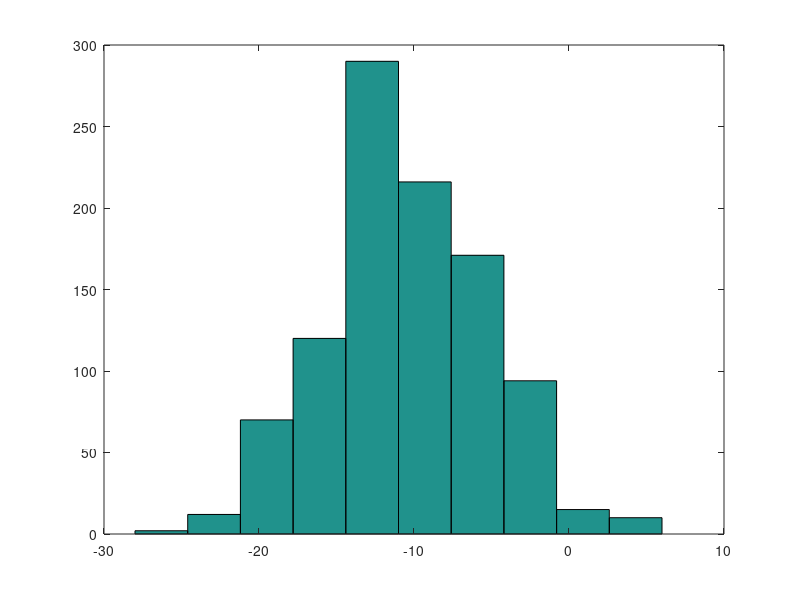
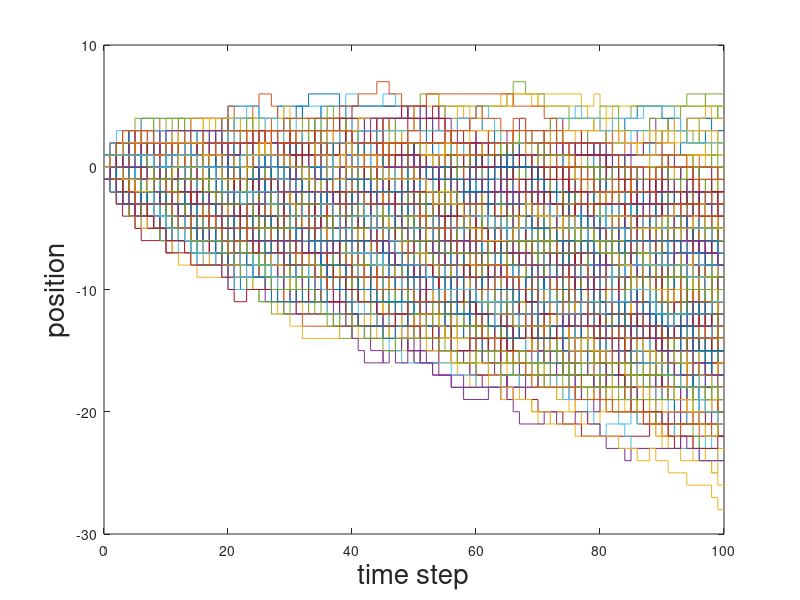
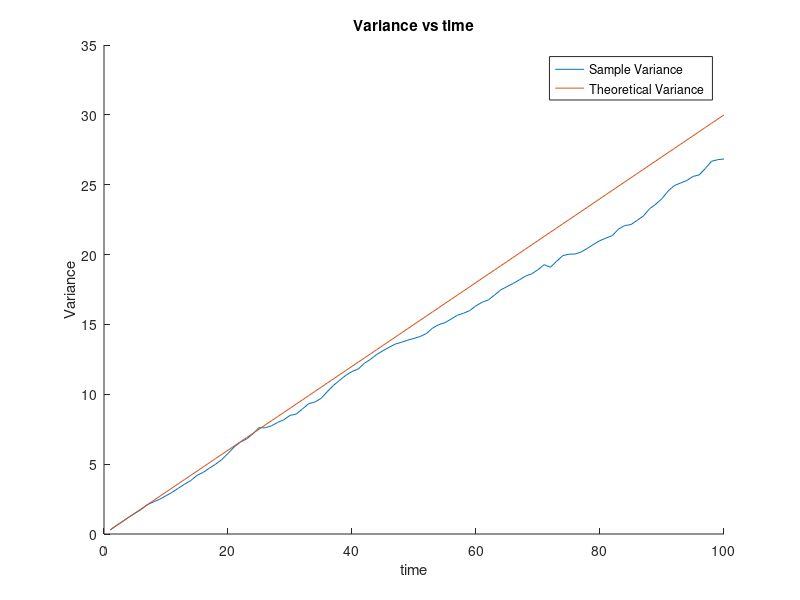
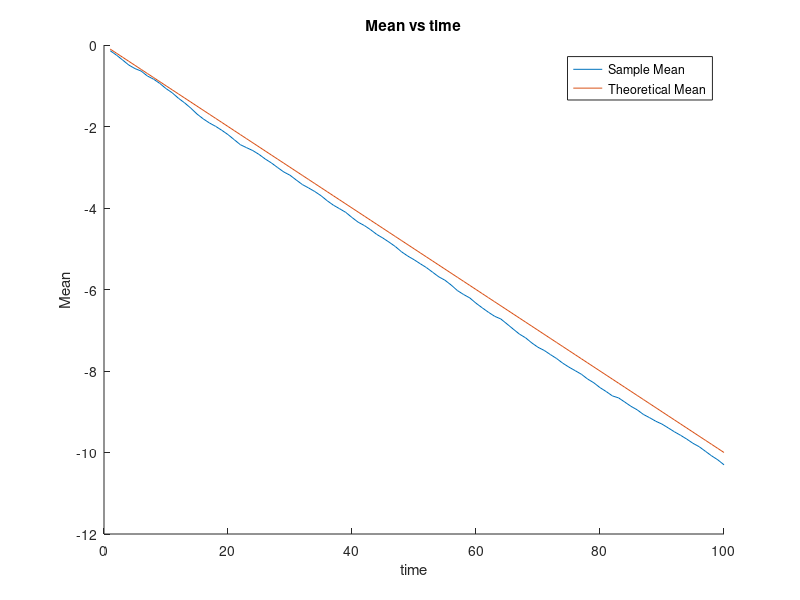

These figures' MATLAB source, in order:
% diffusion on a grid via a random walk
clear all
close all
% create a vector of numbers
Np = 1000; % number of particles
X = zeros(Np,1); % initial position

% IC -> all start at 0

alpha = 0.1; % Probability of movement
beta = 0.2;
Nt = 100;  % number of time steps
XS = zeros(Np,Nt); 
YS = zeros(Np,2*Nt); % to plot the jumps


% Specify the movment vector
m(1) = 1; % alpha
m(2) = -1; % 1-2*alpha
m(3) = 0; % alpha

pr = [alpha, alpha + beta, 1]; % the probabilities in order so 
                        % the random number can choose an index for m
                        % what will you need to change to make this a
                        % biased walk???


for j = 1:Nt % for each time step
    R = rand(Np,1); % set R to be a vector of random numbers, one for each particle
    for k = 1:Np % for each particle
        
       ndx= min(find(R(k)<=pr));% for what probabilites is the random number less than?
                                % take the minimun, and this is the index of pr vector
                                % this determines with m value to choose
                                
       X(k) = X(k) + m(ndx);    % update the random walkers position
       
       XS(k,j) = X(k);             % 
    end
    
  figure(1)
  hist(X)
  pause(0.01)
end

% create a time plot of the position with jumps
for j = 1:Nt
    YS(:,2*j-1) = XS(:,j);
    YS(:,2*j) = XS(:,j);
    T(2*j-1) = j-1;
    T(2*j) = j;
end

%plot the trajectories
figure(2)
plot(T,YS')
xlabel('time step','fontsize',20)
ylabel('position','fontsize',20)

% theoretical variance  (for discrete version)
deltaX = 1; % is the displacement


% What is D?
% How will you compute D when you have  a biased walk?
deltaT = 1; % is the change in time

n = alpha + beta;
D = (n*(deltaX)^2)/(2*deltaT);

theoVar = 2 * D * (1:Nt);

% use matlab's var() function to estimate the variance of your random walkers XS
%var(XS)
%mean(XS)

% plot the variance!
figure(3)
hold on
plot(var(XS))
plot(theoVar)
legend('Sample Variance', 'Theoretical Variance')
title('Variance vs time')
xlabel('time')
ylabel('Variance')

%%
theoMean = (alpha -  beta)*(1:Nt)

figure(4)
hold on
plot(mean(XS))
plot(theoMean)
legend('Sample Mean', 'Theoretical Mean')
title('Mean vs time')
xlabel('time')
ylabel('Mean')
    
    